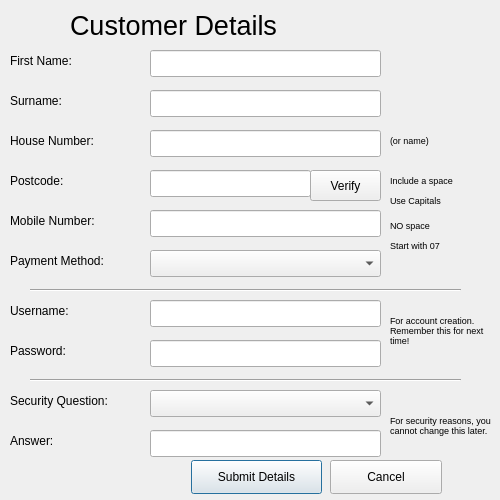
<?xml version="1.0" encoding="UTF-8"?>
<ui version="4.0">
 <class>Dialog</class>
 <widget class="QDialog" name="Dialog">
  <property name="geometry">
   <rect>
    <x>0</x>
    <y>0</y>
    <width>500</width>
    <height>500</height>
   </rect>
  </property>
  <property name="minimumSize">
   <size>
    <width>500</width>
    <height>500</height>
   </size>
  </property>
  <property name="maximumSize">
   <size>
    <width>500</width>
    <height>500</height>
   </size>
  </property>
  <property name="windowTitle">
   <string>Enter Details</string>
  </property>
  <property name="windowIcon">
   <iconset>
    <normaloff>PizzaIcon.png</normaloff>PizzaIcon.png</iconset>
  </property>
  <property name="accessibleDescription">
   <string/>
  </property>
  <property name="inputMethodHints">
   <set>Qt::ImhDigitsOnly</set>
  </property>
  <widget class="QLabel" name="label">
   <property name="geometry">
    <rect>
     <x>70</x>
     <y>-20</y>
     <width>361</width>
     <height>91</height>
    </rect>
   </property>
   <property name="font">
    <font>
     <pointsize>20</pointsize>
    </font>
   </property>
   <property name="text">
    <string>Customer Details</string>
   </property>
  </widget>
  <widget class="QLabel" name="label_2">
   <property name="geometry">
    <rect>
     <x>10</x>
     <y>50</y>
     <width>101</width>
     <height>21</height>
    </rect>
   </property>
   <property name="text">
    <string>First Name:</string>
   </property>
  </widget>
  <widget class="QLabel" name="label_3">
   <property name="geometry">
    <rect>
     <x>10</x>
     <y>210</y>
     <width>121</width>
     <height>21</height>
    </rect>
   </property>
   <property name="text">
    <string>Mobile Number:</string>
   </property>
  </widget>
  <widget class="QLabel" name="label_4">
   <property name="geometry">
    <rect>
     <x>10</x>
     <y>170</y>
     <width>131</width>
     <height>21</height>
    </rect>
   </property>
   <property name="text">
    <string>Postcode:</string>
   </property>
  </widget>
  <widget class="QLabel" name="label_5">
   <property name="geometry">
    <rect>
     <x>10</x>
     <y>130</y>
     <width>121</width>
     <height>21</height>
    </rect>
   </property>
   <property name="text">
    <string>House Number:</string>
   </property>
  </widget>
  <widget class="QLabel" name="label_6">
   <property name="geometry">
    <rect>
     <x>10</x>
     <y>90</y>
     <width>111</width>
     <height>21</height>
    </rect>
   </property>
   <property name="text">
    <string>Surname:</string>
   </property>
  </widget>
  <widget class="QPushButton" name="CDOrderDone">
   <property name="geometry">
    <rect>
     <x>191</x>
     <y>460</y>
     <width>131</width>
     <height>34</height>
    </rect>
   </property>
   <property name="text">
    <string>Submit Details</string>
   </property>
  </widget>
  <widget class="QPushButton" name="CDCancel">
   <property name="geometry">
    <rect>
     <x>330</x>
     <y>460</y>
     <width>112</width>
     <height>34</height>
    </rect>
   </property>
   <property name="text">
    <string>Cancel</string>
   </property>
  </widget>
  <widget class="QLabel" name="label_7">
   <property name="geometry">
    <rect>
     <x>10</x>
     <y>250</y>
     <width>141</width>
     <height>21</height>
    </rect>
   </property>
   <property name="text">
    <string>Payment Method:</string>
   </property>
  </widget>
  <widget class="QLineEdit" name="FirstName">
   <property name="geometry">
    <rect>
     <x>150</x>
     <y>50</y>
     <width>231</width>
     <height>27</height>
    </rect>
   </property>
   <property name="inputMethodHints">
    <set>Qt::ImhNone</set>
   </property>
   <property name="maxLength">
    <number>15</number>
   </property>
  </widget>
  <widget class="QLineEdit" name="Surname">
   <property name="geometry">
    <rect>
     <x>150</x>
     <y>90</y>
     <width>231</width>
     <height>27</height>
    </rect>
   </property>
   <property name="maxLength">
    <number>15</number>
   </property>
  </widget>
  <widget class="QLineEdit" name="HouseNumber">
   <property name="geometry">
    <rect>
     <x>150</x>
     <y>130</y>
     <width>231</width>
     <height>27</height>
    </rect>
   </property>
   <property name="text">
    <string/>
   </property>
   <property name="maxLength">
    <number>15</number>
   </property>
  </widget>
  <widget class="QLineEdit" name="Postcode">
   <property name="geometry">
    <rect>
     <x>150</x>
     <y>170</y>
     <width>161</width>
     <height>27</height>
    </rect>
   </property>
   <property name="maxLength">
    <number>8</number>
   </property>
  </widget>
  <widget class="QLineEdit" name="MobileNumber">
   <property name="geometry">
    <rect>
     <x>150</x>
     <y>210</y>
     <width>231</width>
     <height>27</height>
    </rect>
   </property>
   <property name="statusTip">
    <string/>
   </property>
   <property name="accessibleDescription">
    <string/>
   </property>
   <property name="inputMethodHints">
    <set>Qt::ImhDigitsOnly</set>
   </property>
   <property name="maxLength">
    <number>11</number>
   </property>
   <property name="frame">
    <bool>true</bool>
   </property>
  </widget>
  <widget class="QComboBox" name="PaymentMethod">
   <property name="geometry">
    <rect>
     <x>150</x>
     <y>250</y>
     <width>231</width>
     <height>27</height>
    </rect>
   </property>
   <item>
    <property name="text">
     <string/>
    </property>
   </item>
   <item>
    <property name="text">
     <string>Debit Card</string>
    </property>
   </item>
   <item>
    <property name="text">
     <string>Credit Card</string>
    </property>
   </item>
  </widget>
  <widget class="QLineEdit" name="Username">
   <property name="geometry">
    <rect>
     <x>150</x>
     <y>300</y>
     <width>231</width>
     <height>27</height>
    </rect>
   </property>
   <property name="maxLength">
    <number>15</number>
   </property>
  </widget>
  <widget class="QLineEdit" name="Password">
   <property name="geometry">
    <rect>
     <x>150</x>
     <y>340</y>
     <width>231</width>
     <height>27</height>
    </rect>
   </property>
   <property name="maxLength">
    <number>15</number>
   </property>
  </widget>
  <widget class="QLabel" name="label_8">
   <property name="geometry">
    <rect>
     <x>10</x>
     <y>300</y>
     <width>141</width>
     <height>21</height>
    </rect>
   </property>
   <property name="text">
    <string>Username:</string>
   </property>
  </widget>
  <widget class="QLabel" name="label_9">
   <property name="geometry">
    <rect>
     <x>10</x>
     <y>340</y>
     <width>141</width>
     <height>21</height>
    </rect>
   </property>
   <property name="text">
    <string>Password:</string>
   </property>
  </widget>
  <widget class="QLabel" name="label_10">
   <property name="geometry">
    <rect>
     <x>390</x>
     <y>250</y>
     <width>101</width>
     <height>161</height>
    </rect>
   </property>
   <property name="autoFillBackground">
    <bool>false</bool>
   </property>
   <property name="text">
    <string>&lt;html&gt;&lt;head/&gt;&lt;body&gt;&lt;p&gt;&lt;span style=&quot; font-size:7pt;&quot;&gt;For account creation. Remember this for next time!&lt;/span&gt;&lt;/p&gt;&lt;/body&gt;&lt;/html&gt;</string>
   </property>
   <property name="scaledContents">
    <bool>false</bool>
   </property>
   <property name="wordWrap">
    <bool>true</bool>
   </property>
  </widget>
  <widget class="Line" name="line">
   <property name="geometry">
    <rect>
     <x>30</x>
     <y>280</y>
     <width>431</width>
     <height>20</height>
    </rect>
   </property>
   <property name="orientation">
    <enum>Qt::Horizontal</enum>
   </property>
  </widget>
  <widget class="QLabel" name="label_11">
   <property name="geometry">
    <rect>
     <x>390</x>
     <y>130</y>
     <width>111</width>
     <height>21</height>
    </rect>
   </property>
   <property name="text">
    <string>&lt;html&gt;&lt;head/&gt;&lt;body&gt;&lt;p&gt;&lt;span style=&quot; font-size:7pt;&quot;&gt;(or name)&lt;/span&gt;&lt;/p&gt;&lt;/body&gt;&lt;/html&gt;</string>
   </property>
  </widget>
  <widget class="QLabel" name="label_12">
   <property name="geometry">
    <rect>
     <x>390</x>
     <y>170</y>
     <width>131</width>
     <height>21</height>
    </rect>
   </property>
   <property name="text">
    <string>&lt;html&gt;&lt;head/&gt;&lt;body&gt;&lt;p&gt;&lt;span style=&quot; font-size:7pt;&quot;&gt;Include a space&lt;/span&gt;&lt;/p&gt;&lt;/body&gt;&lt;/html&gt;</string>
   </property>
  </widget>
  <widget class="QLabel" name="label_13">
   <property name="geometry">
    <rect>
     <x>390</x>
     <y>200</y>
     <width>111</width>
     <height>51</height>
    </rect>
   </property>
   <property name="lineWidth">
    <number>1</number>
   </property>
   <property name="midLineWidth">
    <number>0</number>
   </property>
   <property name="text">
    <string>&lt;!DOCTYPE HTML PUBLIC &quot;-//W3C//DTD HTML 4.0//EN&quot; &quot;http://www.w3.org/TR/REC-html40/strict.dtd&quot;&gt;
&lt;html&gt;&lt;head&gt;&lt;meta name=&quot;qrichtext&quot; content=&quot;1&quot; /&gt;&lt;style type=&quot;text/css&quot;&gt;
p, li { white-space: pre-wrap; }
&lt;/style&gt;&lt;/head&gt;&lt;body style=&quot; font-family:'MS Shell Dlg 2'; font-size:8pt; font-weight:400; font-style:normal;&quot;&gt;
&lt;p style=&quot; margin-top:12px; margin-bottom:12px; margin-left:0px; margin-right:0px; -qt-block-indent:0; text-indent:0px;&quot;&gt;&lt;span style=&quot; font-size:7pt;&quot;&gt;NO space&lt;/span&gt;&lt;/p&gt;&lt;/body&gt;&lt;/html&gt;</string>
   </property>
   <property name="alignment">
    <set>Qt::AlignLeading|Qt::AlignLeft|Qt::AlignVCenter</set>
   </property>
  </widget>
  <widget class="QLabel" name="label_14">
   <property name="geometry">
    <rect>
     <x>390</x>
     <y>220</y>
     <width>111</width>
     <height>51</height>
    </rect>
   </property>
   <property name="lineWidth">
    <number>1</number>
   </property>
   <property name="midLineWidth">
    <number>0</number>
   </property>
   <property name="text">
    <string>&lt;!DOCTYPE HTML PUBLIC &quot;-//W3C//DTD HTML 4.0//EN&quot; &quot;http://www.w3.org/TR/REC-html40/strict.dtd&quot;&gt;
&lt;html&gt;&lt;head&gt;&lt;meta name=&quot;qrichtext&quot; content=&quot;1&quot; /&gt;&lt;style type=&quot;text/css&quot;&gt;
p, li { white-space: pre-wrap; }
&lt;/style&gt;&lt;/head&gt;&lt;body style=&quot; font-family:'MS Shell Dlg 2'; font-size:8pt; font-weight:400; font-style:normal;&quot;&gt;
&lt;p style=&quot; margin-top:12px; margin-bottom:12px; margin-left:0px; margin-right:0px; -qt-block-indent:0; text-indent:0px;&quot;&gt;&lt;span style=&quot; font-size:7pt;&quot;&gt;Start with 07&lt;/span&gt;&lt;/p&gt;&lt;/body&gt;&lt;/html&gt;</string>
   </property>
   <property name="alignment">
    <set>Qt::AlignLeading|Qt::AlignLeft|Qt::AlignVCenter</set>
   </property>
  </widget>
  <widget class="QLabel" name="label_15">
   <property name="geometry">
    <rect>
     <x>10</x>
     <y>390</y>
     <width>141</width>
     <height>21</height>
    </rect>
   </property>
   <property name="text">
    <string>Security Question:</string>
   </property>
  </widget>
  <widget class="QLineEdit" name="answerbox">
   <property name="geometry">
    <rect>
     <x>150</x>
     <y>430</y>
     <width>231</width>
     <height>27</height>
    </rect>
   </property>
   <property name="maxLength">
    <number>15</number>
   </property>
  </widget>
  <widget class="QLabel" name="label_16">
   <property name="geometry">
    <rect>
     <x>10</x>
     <y>430</y>
     <width>141</width>
     <height>21</height>
    </rect>
   </property>
   <property name="text">
    <string>Answer:</string>
   </property>
  </widget>
  <widget class="QLabel" name="label_17">
   <property name="geometry">
    <rect>
     <x>390</x>
     <y>190</y>
     <width>131</width>
     <height>21</height>
    </rect>
   </property>
   <property name="text">
    <string>&lt;html&gt;&lt;head/&gt;&lt;body&gt;&lt;p&gt;&lt;span style=&quot; font-size:7pt;&quot;&gt;Use Capitals&lt;/span&gt;&lt;/p&gt;&lt;/body&gt;&lt;/html&gt;</string>
   </property>
  </widget>
  <widget class="QComboBox" name="questionbox">
   <property name="geometry">
    <rect>
     <x>150</x>
     <y>390</y>
     <width>231</width>
     <height>27</height>
    </rect>
   </property>
   <item>
    <property name="text">
     <string/>
    </property>
   </item>
   <item>
    <property name="text">
     <string>Name of first school</string>
    </property>
   </item>
   <item>
    <property name="text">
     <string>Name of first pet</string>
    </property>
   </item>
   <item>
    <property name="text">
     <string>Favourite holiday destination</string>
    </property>
   </item>
   <item>
    <property name="text">
     <string>Maiden name of Grandmother</string>
    </property>
   </item>
  </widget>
  <widget class="QLabel" name="label_18">
   <property name="geometry">
    <rect>
     <x>390</x>
     <y>390</y>
     <width>111</width>
     <height>71</height>
    </rect>
   </property>
   <property name="text">
    <string>&lt;html&gt;&lt;head/&gt;&lt;body&gt;&lt;p&gt;&lt;span style=&quot; font-size:7pt;&quot;&gt;For security reasons, you cannot change this later.&lt;/span&gt;&lt;/p&gt;&lt;/body&gt;&lt;/html&gt;</string>
   </property>
   <property name="wordWrap">
    <bool>true</bool>
   </property>
  </widget>
  <widget class="Line" name="line_2">
   <property name="geometry">
    <rect>
     <x>30</x>
     <y>370</y>
     <width>431</width>
     <height>20</height>
    </rect>
   </property>
   <property name="orientation">
    <enum>Qt::Horizontal</enum>
   </property>
  </widget>
  <widget class="QPushButton" name="verifypostcode">
   <property name="geometry">
    <rect>
     <x>310</x>
     <y>170</y>
     <width>71</width>
     <height>31</height>
    </rect>
   </property>
   <property name="text">
    <string>Verify</string>
   </property>
  </widget>
 </widget>
 <tabstops>
  <tabstop>FirstName</tabstop>
  <tabstop>Surname</tabstop>
  <tabstop>HouseNumber</tabstop>
  <tabstop>Postcode</tabstop>
  <tabstop>MobileNumber</tabstop>
  <tabstop>PaymentMethod</tabstop>
  <tabstop>Username</tabstop>
  <tabstop>Password</tabstop>
  <tabstop>questionbox</tabstop>
  <tabstop>answerbox</tabstop>
  <tabstop>CDOrderDone</tabstop>
  <tabstop>CDCancel</tabstop>
 </tabstops>
 <resources/>
 <connections/>
</ui>
